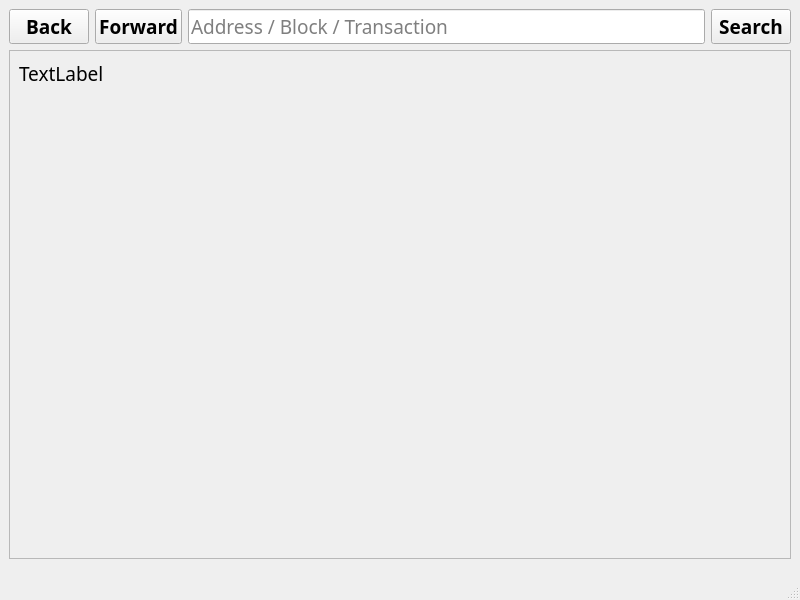
<?xml version="1.0" encoding="UTF-8"?>
<ui version="4.0">
 <class>BlockExplorer</class>
 <widget class="QMainWindow" name="BlockExplorer">
  <property name="geometry">
   <rect>
    <x>0</x>
    <y>0</y>
    <width>800</width>
    <height>600</height>
   </rect>
  </property>
  <property name="font">
   <font>
    <family>Ara Hamah 1982</family>
    <pointsize>14</pointsize>
   </font>
  </property>
  <property name="windowTitle">
   <string>Blockchain Explorer</string>
  </property>
  <widget class="QWidget" name="centralwidget">
   <property name="styleSheet">
    <string notr="true"/>
   </property>
   <layout class="QVBoxLayout" name="verticalLayout">
    <item>
     <layout class="QHBoxLayout" name="horizontalLayout">
      <property name="sizeConstraint">
       <enum>QLayout::SetMinimumSize</enum>
      </property>
      <item>
       <widget class="QPushButton" name="back">
        <property name="font">
         <font>
          <weight>75</weight>
          <bold>true</bold>
         </font>
        </property>
        <property name="text">
         <string>Back</string>
        </property>
        <property name="icon">
         <iconset>
          <normaloff>:/icons/back</normaloff>:/icons/back</iconset>
        </property>
        <property name="flat">
         <bool>false</bool>
        </property>
       </widget>
      </item>
      <item>
       <widget class="QPushButton" name="forward">
        <property name="font">
         <font>
          <weight>75</weight>
          <bold>true</bold>
         </font>
        </property>
        <property name="text">
         <string>Forward</string>
        </property>
        <property name="icon">
         <iconset>
          <normaloff>:/icons/forward</normaloff>:/icons/forward</iconset>
        </property>
       </widget>
      </item>
      <item>
       <widget class="QLineEdit" name="searchBox">
        <property name="sizePolicy">
         <sizepolicy hsizetype="Expanding" vsizetype="Fixed">
          <horstretch>5</horstretch>
          <verstretch>0</verstretch>
         </sizepolicy>
        </property>
        <property name="minimumSize">
         <size>
          <width>0</width>
          <height>33</height>
         </size>
        </property>
        <property name="font">
         <font/>
        </property>
        <property name="inputMask">
         <string/>
        </property>
        <property name="text">
         <string/>
        </property>
        <property name="placeholderText">
         <string>Address / Block / Transaction</string>
        </property>
       </widget>
      </item>
      <item>
       <widget class="QPushButton" name="pushSearch">
        <property name="sizePolicy">
         <sizepolicy hsizetype="Minimum" vsizetype="Fixed">
          <horstretch>0</horstretch>
          <verstretch>0</verstretch>
         </sizepolicy>
        </property>
        <property name="minimumSize">
         <size>
          <width>0</width>
          <height>0</height>
         </size>
        </property>
        <property name="maximumSize">
         <size>
          <width>16777215</width>
          <height>16777215</height>
         </size>
        </property>
        <property name="font">
         <font>
          <weight>75</weight>
          <bold>true</bold>
         </font>
        </property>
        <property name="text">
         <string>Search</string>
        </property>
        <property name="autoDefault">
         <bool>false</bool>
        </property>
        <property name="default">
         <bool>false</bool>
        </property>
        <property name="flat">
         <bool>false</bool>
        </property>
       </widget>
      </item>
     </layout>
    </item>
    <item>
     <widget class="QScrollArea" name="scrollArea">
      <property name="font">
       <font>
        <family>Ara Hamah 1982</family>
        <pointsize>14</pointsize>
       </font>
      </property>
      <property name="widgetResizable">
       <bool>true</bool>
      </property>
      <widget class="QWidget" name="scrollAreaWidgetContents">
       <property name="geometry">
        <rect>
         <x>0</x>
         <y>0</y>
         <width>780</width>
         <height>498</height>
        </rect>
       </property>
       <layout class="QHBoxLayout" name="horizontalLayout_2">
        <item>
         <widget class="QLabel" name="content">
          <property name="sizePolicy">
           <sizepolicy hsizetype="Preferred" vsizetype="Expanding">
            <horstretch>0</horstretch>
            <verstretch>0</verstretch>
           </sizepolicy>
          </property>
          <property name="font">
           <font/>
          </property>
          <property name="text">
           <string>TextLabel</string>
          </property>
          <property name="textFormat">
           <enum>Qt::RichText</enum>
          </property>
          <property name="alignment">
           <set>Qt::AlignLeading|Qt::AlignLeft|Qt::AlignTop</set>
          </property>
          <property name="textInteractionFlags">
           <set>Qt::LinksAccessibleByMouse|Qt::TextSelectableByMouse</set>
          </property>
         </widget>
        </item>
       </layout>
      </widget>
     </widget>
    </item>
   </layout>
  </widget>
  <widget class="QMenuBar" name="menubar">
   <property name="geometry">
    <rect>
     <x>0</x>
     <y>0</y>
     <width>800</width>
     <height>21</height>
    </rect>
   </property>
  </widget>
  <widget class="QStatusBar" name="statusbar"/>
 </widget>
 <resources>
  <include location="../prium.qrc"/>
 </resources>
 <connections/>
</ui>
